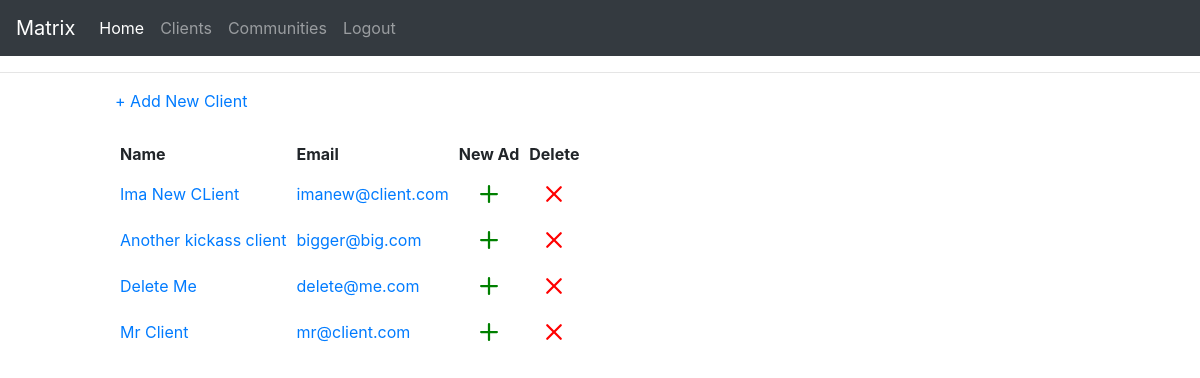
/clients (signed in), run on the app's committed database.
### app/models/client_models.py (models this page shows, shortened)
class Client(db.Model):
    __tablename__ = 'client'
    id: so.Mapped[int] = so.mapped_column(primary_key=True)
    name: so.Mapped[str] = so.mapped_column(sa.String(64))
    email: so.Mapped[str] = so.mapped_column(sa.String(120), index=True,
                                             unique=True)
    password_hash : so.Mapped[Optional[str]] = so.mapped_column(sa.String(256))
    freshbooks_id : so.Mapped[int] = so.mapped_column(default=0)
    created_ts : so.Mapped[datetime] = so.mapped_column(
        index=True, default=lambda: datetime.now(timezone.utc))
    notes: so.WriteOnlyMapped['ClientNotes'] = so.relationship(
        back_populates='client', passive_deletes=True)
    ads: so.WriteOnlyMapped['Ad'] = so.relationship(
        back_populates='client', passive_deletes=True)

### app/client_routes.py (the view)
@app.route('/')
@app.route('/clients')
@login_required
def clients():
    page = request.args.get('page', 1, type=int)
    query = sa.select(Client).order_by(Client.created_ts.desc())
    clients = db.paginate(query, page=page,
                        per_page=10, error_out=False)
    return render_template('clients.html', title='Home', clients=clients)

### app/models/user_models.py (called while the page is built)
@login.user_loader
def load_user(id):
    return db.session.get(User, int(id))

### app/templates/clients.html
{% extends "base.html" %}
{% block content %}
    <a href="{{ url_for('add_client') }}">+ Add New Client</a>
    <br><br>
    {% include '_clients.html' %}
{% endblock %}

### app/templates/_clients.html (shortened to what this page needs)
<table cellpadding="5">
    <tr>
        <th>Name</th>
        <th>Email</th>
        <th>New Ad</th>
        <th>Delete</th>
    </tr>
{% for c in clients %}
<tr>
<td><a href="{{ url_for('edit_client', id=c.id) }}">{{ c.name }}</a></td><td><a href="mailto:"{{ c.email }}>{{ c.email }}</a></td>
<td align="center">
    <a href="{{ url_for('add_ad', client_id=c.id) }}">
    <svg xmlns="http://www.w3.org/2000/svg" width="36" height="36" fill="green" class="bi bi-plus" viewBox="0 0 16 16">
        <path d="M8 4a.5.5 0 0 1 .5.5v3h3a.5.5 0 0 1 0 1h-3v3a.5.5 0 0 1-1 0v-3h-3a.5.5 0 0 1 0-1h3v-3A.5.5 0 0 1 8 4"/>
    </svg></a>
</td>
<td align="center">
<a href="{{ url_for('delete_client', id=c.id) }}"
        onclick="return confirm('Do you want to permanently delete client?');" title="Delete Client">
            <svg xmlns="http://www.w3.org/2000/svg" width="36" height="36" fill="red" class="bi bi-x" viewBox="0 0 16 16">
                <path d="M4.646 4.646a.5.5 0 0 1 .708 0L8 7.293l2.646-2.647a.5.5 0 0 1 .708.708L8.707 8l2.647 2.646a.5.5 0 0 1-.708.708L8 8.707l-2.646 2.647a.5.5 0 0 1-.708-.708L7.293 8 4.646 5.354a.5.5 0 0 1 0-.708"/>
              </svg></a>
    </td>
</tr>
{% endfor %}
</table>

### data on the page
Client: name "Ima New CLient", email "imanew@client.com"
Client: name "Another kickass client", email "bigger@big.com"
Client: name "Delete Me", email "delete@me.com"
Client: name "Mr Client", email "mr@client.com"
